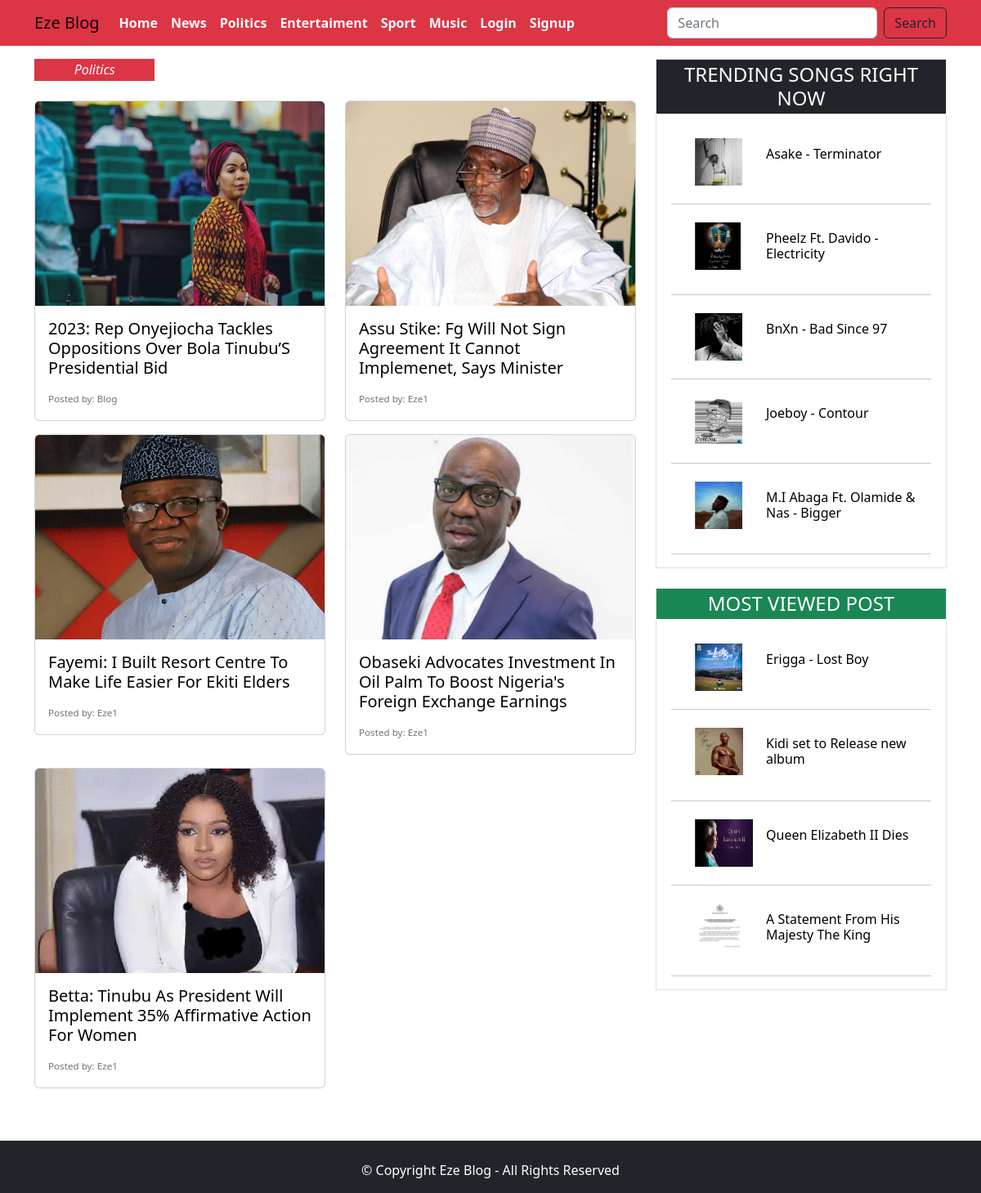
/category/2/politics, run on the app's committed database.
### home/models.py (models this page shows, shortened)
class Category(models.Model):
    category = models.CharField(max_length=50)
    slug = models.SlugField()

class Blog_Post(models.Model):
    writer = models.ForeignKey(User, on_delete = models.CASCADE, related_name='author')
    category = models.ForeignKey(Category, on_delete = models.CASCADE, related_name='author')
    image = models.ImageField(upload_to = 'img')
    title = models.CharField(max_length= 200)
    liked = models.ManyToManyField(User, default=None, blank=True, related_name='liked')
    body = models.TextField(blank=True, null=True)
    postbody = RichTextField()
    music = models.FileField(blank=True, null=True)
    slug = models.SlugField()
    trendsongs = models.BooleanField()
    mostviewed = models.BooleanField()
    featured = models.BooleanField()
    newpost = models.BooleanField()
    created_on = models.DateTimeField(auto_now_add=True)

### home/views.py (the view)
# urls.py: path('category/<str:id>/<slug:slug>', views.category, name='category'),
def category(request, id, slug):
    newcat = Category.objects.get(slug=slug)
    news = Blog_Post.objects.filter(category_id=id)
    context = {
        'news':news,
        'newcat':newcat,
    }
    return render(request, 'category.html', context)

### home/context_processor.py (called while the page is built)
def category(request):
    newscat = Category.objects.all()
    trendsongs = Blog_Post.objects.filter(trendsongs=True)
    mostviewed = Blog_Post.objects.filter(mostviewed=True)
    context = {
        'newscat':newscat,
        'trendsongs':trendsongs,
        'mostviewed':mostviewed,
    }
    return context

### home/templates/category.html (shortened to what this page needs)
{% extends 'base.html' %}
{% load static %}
{% block header %} {% include 'header.html' %} {% endblock header %}
{% block content %}
<div class="container mt-3 mb-5">
  <div class="row">
      <div class="col-12 col-md-8 det">
          <h4 class="bg-danger text-center text-white mb-4 p-1">{{newcat.category|title}}</h4>
         <div class="row">
           {% if news %}
             {% for item in news %}
              <div class="col-12 col-md-6">
                <div class="card mb-3">
                 <a href="{% url 'detail' item.slug %}"> <img src="{{item.image.url}}" class="card-img-top" style="height: 250px;"></a>
                  <div class="card-body">
                    <a href="{% url 'detail' item.slug %}"><h5 class="card-title mb-3">{{item.title|title}}</h5></a>
                    <p class="card-text"><small class="text-muted">Posted by: {{item.writer|title}}</small></p>
                  </div>
                </div>
              </div>
             {% endfor %}
           {% endif %}
         </div>
      </div>
{% endblock content %}
{% block sidebar %} {% include "sidebar.html" %}{% endblock sidebar %}
{% block footer %} {% include "footer.html" %} {% endblock footer %}

### home/templates/header.html (shortened to what this page needs)
    <nav class="navbar navbar-expand-lg bg-danger">
        <div class="container">
          <a class="navbar-brand" href="#">Eze Blog</a>
          <div class="collapse navbar-collapse" id="navbarSupportedContent">
            <ul class="navbar-nav me-auto mb-2 mb-lg-0">
              {% if user.is_authenticated %}
              <li class="nav-item">
                <a class="nav-link" aria-current="page" href="{% url 'home' %}">Home</a>
              </li>
              {% for item in newscat %}
                <li class="nav-item">
                  <a class="nav-link" href="{% url 'category' item.id item.slug  %}">{{item.category|title}}</a>
                </li>
              {% endfor %}
              <li class="nav-item">
                <a class="nav-link" href="{% url 'signout' %}">Signout</a>
              </li>
              {% else %}
              <li class="nav-item">
                <a class="nav-link" aria-current="page" href="{% url 'home' %}">Home</a>
              </li>
              {% for item in newscat %}
                <li class="nav-item">
                  <a class="nav-link" href="{% url 'category' item.id item.slug  %}">{{item.category|title}}</a>
                </li>
              {% endfor %}
              <li class="nav-item">
                <a class="nav-link" href="{% url 'signin' %}">Login</a>
              </li>
              <li class="nav-item">
                <a class="nav-link" href="{% url 'signup' %}">Signup</a>
              </li>
              {% endif %}
            </ul>
            <form class="d-flex" role="search" action="{% url 'search' %}" method="POST">
              <input class="form-control me-2" name="search" type="search" placeholder="Search" aria-label="Search">
              <button class="btn btn-outline-dark" type="submit">Search</button>
            </form>
          </div>
        </div>
      </nav>

### home/templates/sidebar.html
<div class="col-12 col-md-4">
    <div class="border">
        <div>
            <h4 class="bg-dark text-center text-white mb-4 p-1" >TRENDING SONGS RIGHT NOW</h4>
        </div>
        {% if trendsongs %}
            {% for item in trendsongs %}
        <div class="card mb-3 songs" >
            <div class="row g-0">
              <div class="col-md-4">
                <a href="{% url 'detail' item.slug %}"><img src="{{item.image.url}}" class="img-fluid rounded-start" style="height: 70px;"></a>
              </div>
              <div class="col-md-8">
                <div class="card-body">
                  <a href="{% url 'detail' item.slug %}"><h6 class="card-title">{{item.title}}</h6></a>
                </div>
              </div>
            </div>
        </div>
        <hr class="rule">
            {% endfor %}
        {% endif %}
    </div>
    <div class="border mt-4">
        <div>
            <h4 class="bg-success text-center text-white mb-4 p-1" >MOST VIEWED POST</h4>
        </div>
        {% if mostviewed %}
           {% for item in mostviewed %}
           <div class="card mb-3 songs" >
               <div class="row g-0">
                 <div class="col-md-4">
                   <a href="{% url 'detail' item.slug %}"><img src="{{item.image.url}}" class="img-fluid rounded-start" style="height: 70px;"></a>
                 </div>
                 <div class="col-md-8">
                   <div class="card-body">
                     <a href="{% url 'detail' item.slug %}"><h6 class="card-title">{{item.title}}</h6></a>
                   </div>
                 </div>
               </div>
           </div>
           <hr class="rule">
           {% endfor %}
        {% endif %}
    </div>
</div>
</div>
</div>

### home/static/css/style.css (style rules this page uses)
* { padding: 0%; margin: 0%; box-sizing: border-box; }
.nav-item a { color: white; font-weight: 700; }
.card a { text-decoration: none; color: black; }
.songs img { padding-left: 40%; padding-top: 5%; padding-bottom: 5%; }
.border .card { border: none; }
.border .rule { width: 90%; margin-left: 5%; margin-right: 5%; }
.det h4 { width: 20%; font-size: medium; font-style: italic; }
.det p { font-size: smaller; }

### data on the page
Category: category "News"
Category: category "Politics"
Category: category "Entertaiment"
Category: category "Sport"
Category: category "Music"
Blog_Post: image (picture), title "2023: Rep Onyejiocha Tackles Oppositions Over Bola Tinubu’S Presidential Bid", writer "Blog"
Blog_Post: image (picture), title "Assu Stike: Fg Will Not Sign Agreement It Cannot Implemenet, Says Minister", writer "Eze1"
Blog_Post: image (picture), title "Fayemi: I Built Resort Centre To Make Life Easier For Ekiti Elders", writer "Eze1"
Blog_Post: image (picture), title "Obaseki Advocates Investment In Oil Palm To Boost Nigeria's Foreign Exchange Earnings", writer "Eze1"
Blog_Post: image (picture), title "Betta: Tinubu As President Will Implement 35% Affirmative Action For Women", writer "Eze1"
Blog_Post: image (picture), title "Asake - Terminator"
Blog_Post: image (picture), title "Pheelz Ft. Davido - Electricity"
Blog_Post: image (picture), title "BnXn - Bad Since 97"
Blog_Post: image (picture), title "Joeboy - Contour"
Blog_Post: image (picture), title "M.I Abaga Ft. Olamide & Nas - Bigger"
Blog_Post: image (picture), title "Erigga - Lost Boy"
Blog_Post: image (picture), title "Kidi set to Release new album"
Blog_Post: image (picture), title "Queen Elizabeth II Dies"
Blog_Post: image (picture), title "A Statement From His Majesty The King"
